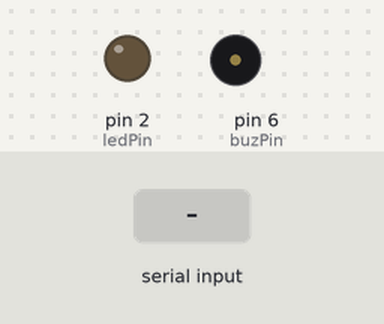
The sketch below on a simulated Arduino Uno, built with avr-gcc and run on an emulated ATmega328P. Shown: output pins drawn as LEDs (lit = HIGH), buzzer (waves = sounding, pin HIGH). The inputs (shaded band) are chosen by the test bench. What the sketch prints to the serial monitor is not drawn.

Above: at 1.2 s.
1.3 s: "A\n" received over Serial
At 1.52 s:
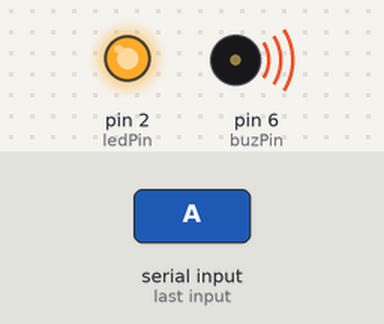
Timing chart, 0 to 4.3 s (numbered marks = the images above; inputs shaded):
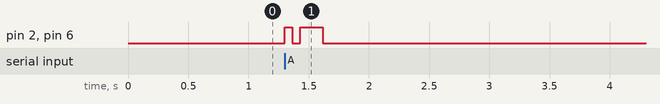

Measured:
- after the input at 1.3 s, pin 2 (ledPin), pin 6 (buzPin): LOW → HIGH at once, → LOW 0.06 s later, → HIGH 0.06 s later, → LOW 0.19 s later

The sketch:

morse_transmitter.ino
```cpp
// Arduino Morse Code Transmitter
// Enter text via Serial Monitor (9600 baud) and it will be
// transmitted as Morse code via buzzer and LED at 19 WPM.

int buzPin = 6;
int ledPin = 2;

// Dot duration in ms for 19 WPM
int dt = 63;

void dit() {
  digitalWrite(buzPin, 1);
  digitalWrite(ledPin, 1);
  delay(dt);            // dot duration
  digitalWrite(buzPin, 0);
  digitalWrite(ledPin, 0);
  delay(dt);            // intra-character space
}

void dah() {
  digitalWrite(buzPin, 1);
  digitalWrite(ledPin, 1);
  delay(3 * dt);        // dash duration
  digitalWrite(buzPin, 0);
  digitalWrite(ledPin, 0);
  delay(dt);            // intra-character space
}

// Space between letters
void letterSpace() {
  delay(2 * dt);        // already waited 1 dt after last dit/dah, add 2 more = total 3 dt
}

// Space between words
void wordSpace() {
  delay(7 * dt);        // 7 dt total
}

void sendMorse(char c) {
  switch(c) {
    case 'A': dit(); dah(); break;
    case 'B': dah(); dit(); dit(); dit(); break;
    case 'C': dah(); dit(); dah(); dit(); break;
    case 'D': dah(); dit(); dit(); break;
    case 'E': dit(); break;
    case 'F': dit(); dit(); dah(); dit(); break;
    case 'G': dah(); dah(); dit(); break;
    case 'H': dit(); dit(); dit(); dit(); break;
    case 'I': dit(); dit(); break;
    case 'J': dit(); dah(); dah(); dah(); break;
    case 'K': dah(); dit(); dah(); break;
    case 'L': dit(); dah(); dit(); dit(); break;
    case 'M': dah(); dah(); break;
    case 'N': dah(); dit(); break;
    case 'O': dah(); dah(); dah(); break;
    case 'P': dit(); dah(); dah(); dit(); break;
    case 'Q': dah(); dah(); dit(); dah(); break;
    case 'R': dit(); dah(); dit(); break;
    case 'S': dit(); dit(); dit(); break;
    case 'T': dah(); break;
    case 'U': dit(); dit(); dah(); break;
    case 'V': dit(); dit(); dit(); dah(); break;
    case 'W': dit(); dah(); dah(); break;
    case 'X': dah(); dit(); dit(); dah(); break;
    case 'Y': dah(); dit(); dah(); dah(); break;
    case 'Z': dah(); dah(); dit(); dit(); break;
    case '0': dah(); dah(); dah(); dah(); dah(); break;
    case '1': dit(); dah(); dah(); dah(); dah(); break;
    case '2': dit(); dit(); dah(); dah(); dah(); break;
    case '3': dit(); dit(); dit(); dah(); dah(); break;
    case '4': dit(); dit(); dit(); dit(); dah(); break;
    case '5': dit(); dit(); dit(); dit(); dit(); break;
    case '6': dah(); dit(); dit(); dit(); dit(); break;
    case '7': dah(); dah(); dit(); dit(); dit(); break;
    case '8': dah(); dah(); dah(); dit(); dit(); break;
    case '9': dah(); dah(); dah(); dah(); dit(); break;
    default: break; // ignore unknown characters
  }
}

void setup() {
  pinMode(buzPin, OUTPUT);
  pinMode(ledPin, OUTPUT);
  Serial.begin(9600);
}

void loop() {
  Serial.println("Enter text:");
  while(Serial.available() == 0) {}
  String name = Serial.readStringUntil('\n');
  name.toUpperCase();

  for(int i = 0; i < name.length(); i++) {
    char c = name[i];
    if(c == ' ') {
      wordSpace();
    } else {
      sendMorse(c);
      letterSpace();
    }
  }

  Serial.println("Done!");
}
```
